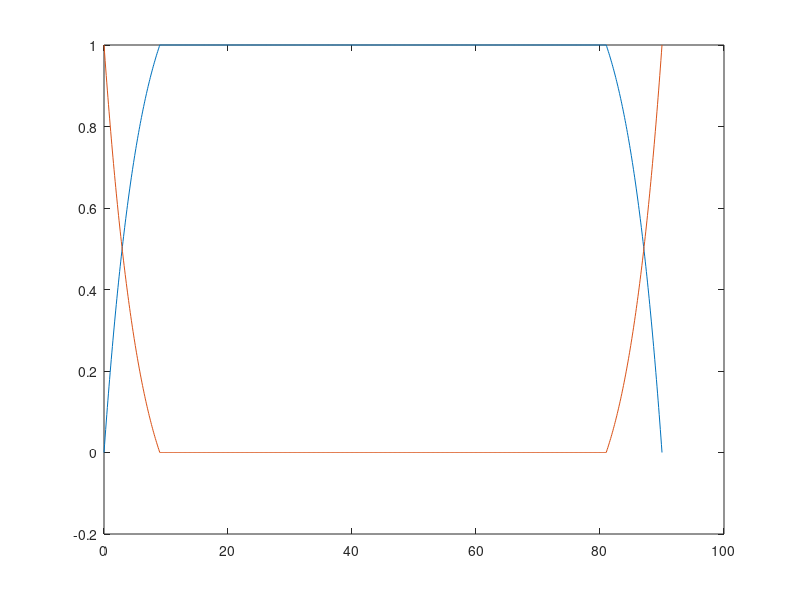

Write the MATLAB code that produced this figure. (Note: this script raises an error after producing the figure.)
close all; clear; clc;

% syms a k h w r
% % syms n
% % assume(n > 0)
% % assumeAlso(n, "integer")
% % assumptions(n)
% 
% for i = 1:4
% 
%     n = i;
% 
%     % Solving for piecewise function for intertial control
%     % e1 = (0 == a*(h - 0)^n + k);
%     % e2 = (1 == a*(h - (w/2-r))^n + k);
%     % e3 = (0 == a*(w - h)^n + k);
%     % [a_c, k_c, h_c] = solve(e1, e2, e3, a, k, h, real=true);
% 
%     % Solving for piecewise function for relative position control
%     % e1 = (1 == a*(h - 0)^n + k);
%     % e2 = (0 == a*(h - (w/2-r))^n + k);
%     % e3 = (1 == a*(w - h)^n + k);
%     % [a_b, k_b, h_b] = solve(e1, e2, e3, a, k, h, real=true);
% 
% end

%% Gain Mixing

% Parameters
w = 90; % Range of inputs
h = w/2; % Center of input region

% Piecewise radii
c = 0.8;
r_c = 45*c; % Full isolation control radius
d = 0.8;
r_b = 45*d; % Zero relative position control radius

% Polynomial order
n = 8;

% Center gain scale (inertial isolation)
a_c = 2^n / ((2*r_c)^n - w^n);
k_c = -w^n / ((2*r_c)^n - w^n);
C = @(x) 1 .* (abs(x - h) <= r_c) ...
                + (a_c*abs(x-h).^n + k_c) .* (abs(x - h) > r_c);

% Boundary gain scale (relative position control)
a_b = -2^n / ((2*r_b)^n - w^n);
k_b = (2*r_b)^n / ((2*r_b)^n - w^n);
B = @(x) (a_b*abs(x-h).^n + k_b) .* (abs(x - h) > r_b);

%%%               Gain Mixing Visualization               %%%

theta = linspace(0,w,1000); % relative position test values
cent_gain = C(theta); % Proportion of center control gain
boundary_gain = B(theta); % Proportion of boundary control gain

% figure;
plot(theta, cent_gain)
hold on
plot(theta, boundary_gain)
xline(h,'--','Label','$\theta_{rd}$','Interpreter','latex','FontSize',15,...
    'LabelOrientation','horizontal','LabelVerticalAlignment','middle')
title('Center and Boundary Control Mixing')
xlabel('Relative Position (deg)')
ylabel('Gain Proportion')
xlim([-0.1*w 1.1*w])
ylim([-0.1 1.1])
legend('Center','Boundary')
grid on
